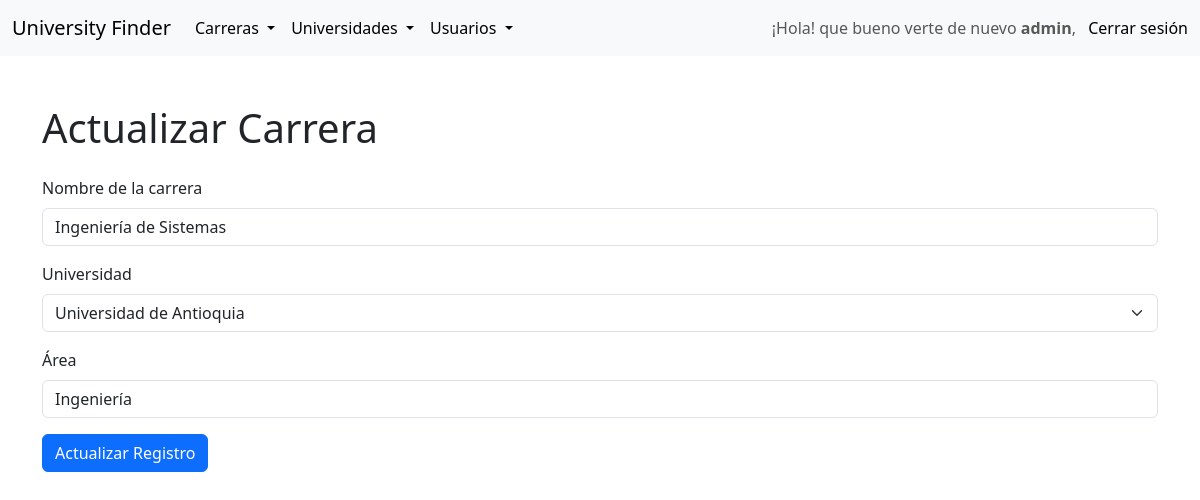
The page /career/update?id=1 (signed in) on the database as committed earlier.
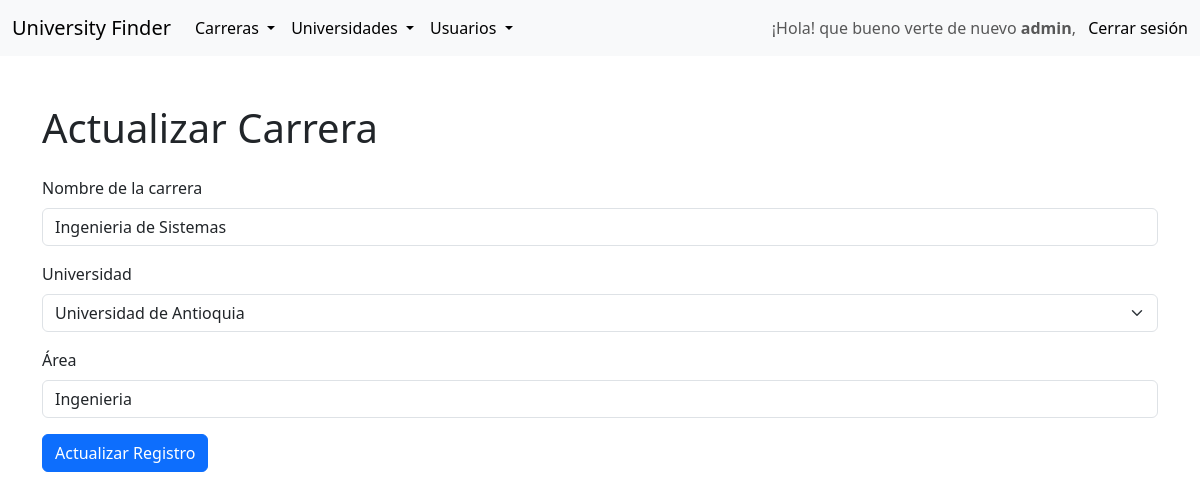
The same page on the database as committed later.
### tables this page shows
CREATE TABLE careers (
  id INT AUTO_INCREMENT PRIMARY KEY,
  name VARCHAR(100) NOT NULL,
  area VARCHAR(100) NOT NULL,
  university_id INT NOT NULL,
  approx_price DECIMAL(10, 2),
  FOREIGN KEY (university_id) REFERENCES universities(id) ON DELETE CASCADE
);

### src/views/career/update.php (the view, shortened to what this page needs)
<?php
require_once __DIR__ . '/../../config/db.php';
$table = 'careers';
$id_field = 'id';
if (isset($_GET['id'])) {
    $id = $_GET['id'];
    $sql = "SELECT * FROM $table WHERE $id_field = :id";
    $stmt = $pdo->prepare($sql);
    $stmt->execute([':id' => $id]);
    $record = $stmt->fetch(PDO::FETCH_ASSOC);
} else {
    $message = "No se ha especificado un ID válido.";
    $alertClass = "alert-warning";
}
?>
<?php include __DIR__ . '/../headers.php'; ?>
<?php include __DIR__ . '/../navbar.php'; ?>
<div class="container mt-5">
    <h1 class="mb-4">Actualizar Carrera</h1>
    <form method="post" class="needs-validation" novalidate>
        <div class="mb-3">
            <label for="name" class="form-label">Nombre de la carrera</label>
            <input type="text" class="form-control" id="name" name="name" value="<?php echo htmlspecialchars($record['name'] ?? ''); ?>" required>
        </div>
        <div class="mb-3">
            <label for="university_id" class="form-label">Universidad</label>
            <select class="form-select" id="university_id" name="university_id" required>
                <?php
                $sql = "SELECT id, name FROM universities";
                $stmt = $pdo->query($sql);
                $universities = $stmt->fetchAll(PDO::FETCH_ASSOC);
                foreach ($universities as $university):
                    $selected = ($university['id'] == $record['university_id']) ? 'selected' : '';
                ?>
                    <option value="<?php echo $university['id']; ?>" <?php echo $selected; ?>>
                        <?php echo htmlspecialchars($university['name']); ?>
                    </option>
                <?php endforeach; ?>
            </select>
        </div>
        <div class="mb-3">
            <label for="area" class="form-label">Área</label>
            <input type="text" class="form-control" id="area" name="area" value="<?php echo htmlspecialchars($record['area'] ?? ''); ?>" required>
        </div>
        <button type="submit" class="btn btn-primary">Actualizar Registro</button>
    </form>
</div>
<?php include __DIR__ . '/../footer.php'; ?>

### src/index.php (shortened to what this page needs)
<?php
$request = $_SERVER['REQUEST_URI'];
$parsedUrl = parse_url($request);
$path = $parsedUrl['path'];
$viewDir = __DIR__ . '/views/';
switch ($path) {
    case '/career/update':
        require $viewDir . 'career/update.php';
        break;
}
?>

### src/views/headers.php (shortened to what this page needs)
<!DOCTYPE html>
<html lang="es">
<head>
    <link href="https://cdn.jsdelivr.net/npm/bootstrap@5.3.3/dist/css/bootstrap.min.css" rel="stylesheet">
    <link href="https://getbootstrap.com/docs/5.3/assets/css/docs.css" rel="stylesheet">
</head>
<body>

### src/views/navbar.php (shortened to what this page needs)
<nav class="navbar navbar-expand-lg bg-body-tertiary">
    <div class="container-fluid">
        <a class="navbar-brand" href="/"><font style="vertical-align: inherit;">University Finder</font></a>
        <div class="collapse navbar-collapse" id="navbarSupportedContent">
            <ul class="navbar-nav me-auto mb-2 mb-lg-0">
                <li class="nav-item dropdown">
                    <a class="nav-link dropdown-toggle show" href="#" role="button" data-bs-toggle="dropdown" aria-expanded="true">
                        Carreras
                    </a>
                </li>
                <li class="nav-item dropdown">
                    <a class="nav-link dropdown-toggle show" href="#" role="button" data-bs-toggle="dropdown" aria-expanded="true">
                        Universidades
                    </a>
                </li>
                <li class="nav-item dropdown">
                    <a class="nav-link dropdown-toggle show" href="#" role="button" data-bs-toggle="dropdown" aria-expanded="true">
                        Usuarios
                    </a>
                </li>
            </ul>
            <span class="navbar-text">
                ¡Hola! que bueno verte de nuevo <strong><?php echo $_SESSION['username']; ?></strong>,
                <a href="/logout" class="ms-2 text-decoration-none">Cerrar sesión</a>
            </span>
        </div>
    </div>
</nav>

### src/views/footer.php (shortened to what this page needs)
</body>
</html>

Rows that differ between the two databases and show on the page:
changed careers: name "Ingeniería de Sistemas" → "Ingenieria de Sistemas"; area "Ingeniería" → "Ingenieria"
